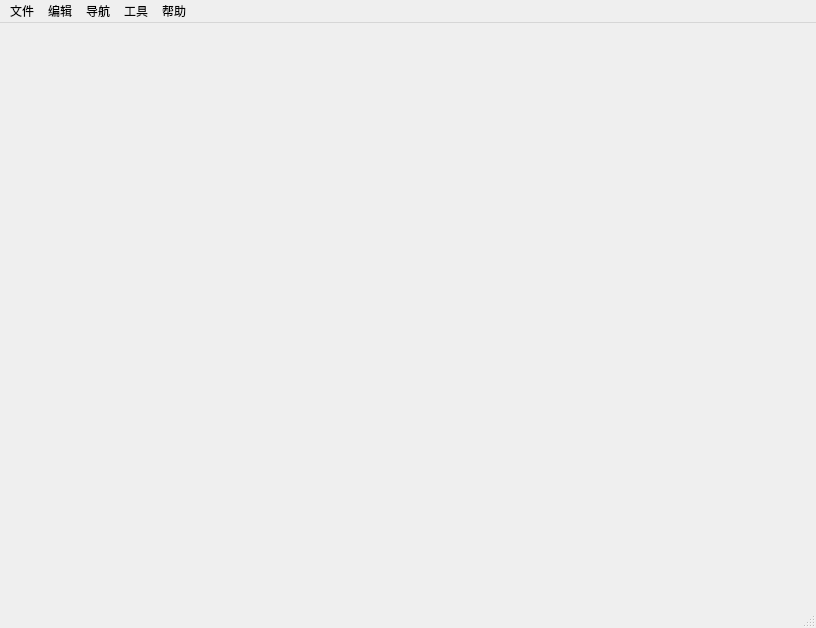
<?xml version="1.0" encoding="UTF-8"?>
<ui version="4.0">
 <class>MainWindow</class>
 <widget class="QMainWindow" name="MainWindow">
  <property name="geometry">
   <rect>
    <x>0</x>
    <y>0</y>
    <width>816</width>
    <height>628</height>
   </rect>
  </property>
  <property name="windowTitle">
   <string>MainWindow</string>
  </property>
  <widget class="QWidget" name="centralWidget"/>
  <widget class="QMenuBar" name="menuBar">
   <property name="geometry">
    <rect>
     <x>0</x>
     <y>0</y>
     <width>816</width>
     <height>26</height>
    </rect>
   </property>
   <widget class="QMenu" name="menuFile">
    <property name="title">
     <string>文件</string>
    </property>
    <widget class="QMenu" name="menuRecent">
     <property name="title">
      <string>最近打开</string>
     </property>
     <addaction name="actionNone"/>
    </widget>
    <addaction name="actionNew"/>
    <addaction name="actionOpen"/>
    <addaction name="separator"/>
    <addaction name="actionSave"/>
    <addaction name="actionSaveAs"/>
    <addaction name="separator"/>
    <addaction name="menuRecent"/>
    <addaction name="separator"/>
    <addaction name="actionExit"/>
   </widget>
   <widget class="QMenu" name="menuEdit">
    <property name="title">
     <string>编辑</string>
    </property>
    <addaction name="actionUndo"/>
    <addaction name="actionRedo"/>
    <addaction name="separator"/>
    <addaction name="actionCut"/>
    <addaction name="actionCopy"/>
    <addaction name="actionPaste"/>
    <addaction name="separator"/>
    <addaction name="actionFind"/>
    <addaction name="actionFindNext"/>
    <addaction name="actionReplace"/>
   </widget>
   <widget class="QMenu" name="menu_3">
    <property name="title">
     <string>导航</string>
    </property>
    <addaction name="actionForward"/>
    <addaction name="actionBackword"/>
    <addaction name="actionLocation"/>
   </widget>
   <widget class="QMenu" name="menu_4">
    <property name="title">
     <string>工具</string>
    </property>
    <widget class="QMenu" name="menuView">
     <property name="title">
      <string>界面可见性</string>
     </property>
     <addaction name="actionView"/>
     <addaction name="actionAtrtri"/>
     <addaction name="actionAsiss"/>
     <addaction name="actionToolbar"/>
     <addaction name="actionStatus"/>
    </widget>
    <addaction name="menuView"/>
    <addaction name="actionColor"/>
    <addaction name="actionCite"/>
    <addaction name="actionCheck"/>
   </widget>
   <widget class="QMenu" name="menu_5">
    <property name="title">
     <string>帮助</string>
    </property>
    <addaction name="actionHelp"/>
    <addaction name="actionAbout"/>
   </widget>
   <addaction name="menuFile"/>
   <addaction name="menuEdit"/>
   <addaction name="menu_3"/>
   <addaction name="menu_4"/>
   <addaction name="menu_5"/>
  </widget>
  <widget class="QStatusBar" name="statusBar"/>
  <action name="actionNew">
   <property name="text">
    <string>新建</string>
   </property>
  </action>
  <action name="actionOpen">
   <property name="text">
    <string>打开</string>
   </property>
  </action>
  <action name="actionSave">
   <property name="text">
    <string>保存</string>
   </property>
  </action>
  <action name="actionSaveAs">
   <property name="text">
    <string>另存为</string>
   </property>
  </action>
  <action name="actionExit">
   <property name="text">
    <string>退出</string>
   </property>
  </action>
  <action name="actionUndo">
   <property name="text">
    <string>撤销</string>
   </property>
  </action>
  <action name="actionRedo">
   <property name="text">
    <string>重复</string>
   </property>
  </action>
  <action name="actionCut">
   <property name="text">
    <string>剪切</string>
   </property>
  </action>
  <action name="actionCopy">
   <property name="text">
    <string>复制</string>
   </property>
  </action>
  <action name="actionPaste">
   <property name="text">
    <string>粘贴</string>
   </property>
  </action>
  <action name="actionFind">
   <property name="text">
    <string>查找</string>
   </property>
  </action>
  <action name="actionFindNext">
   <property name="text">
    <string>查找下一个</string>
   </property>
  </action>
  <action name="actionReplace">
   <property name="text">
    <string>替换</string>
   </property>
  </action>
  <action name="actionForward">
   <property name="text">
    <string>前进</string>
   </property>
  </action>
  <action name="actionBackword">
   <property name="text">
    <string>后退</string>
   </property>
  </action>
  <action name="actionLocation">
   <property name="text">
    <string>定位</string>
   </property>
  </action>
  <action name="action_23">
   <property name="text">
    <string>界面可见性控制</string>
   </property>
  </action>
  <action name="actionHelp">
   <property name="text">
    <string>帮助</string>
   </property>
  </action>
  <action name="actionAbout">
   <property name="text">
    <string>关于</string>
   </property>
  </action>
  <action name="actionColor">
   <property name="text">
    <string>文本颜色</string>
   </property>
  </action>
  <action name="actionCite">
   <property name="text">
    <string>被引用实例</string>
   </property>
  </action>
  <action name="actionCheck">
   <property name="text">
    <string>合法性校验</string>
   </property>
  </action>
  <action name="actionView">
   <property name="text">
    <string>视图区</string>
   </property>
  </action>
  <action name="actionAtrtri">
   <property name="text">
    <string>属性区</string>
   </property>
  </action>
  <action name="actionAsiss">
   <property name="text">
    <string>辅助区</string>
   </property>
  </action>
  <action name="actionToolbar">
   <property name="text">
    <string>工具栏</string>
   </property>
  </action>
  <action name="actionStatus">
   <property name="text">
    <string>状态栏</string>
   </property>
  </action>
  <action name="actionNone">
   <property name="text">
    <string>None</string>
   </property>
  </action>
 </widget>
 <layoutdefault spacing="6" margin="11"/>
 <resources/>
 <connections/>
</ui>
